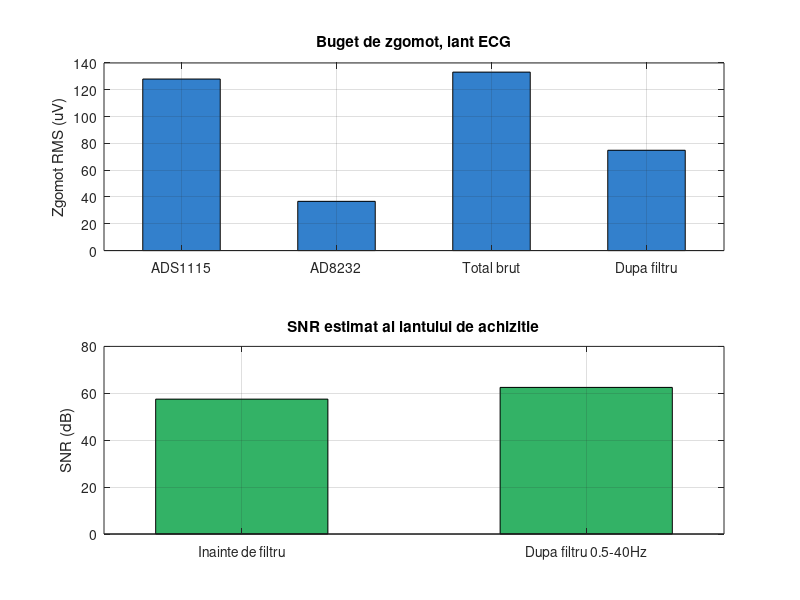

The MATLAB source for this figure: (Note: this script raises an error after producing the figure.)
%
%  08_zgomot_snr.m
% VitalMonitor. Buget de zgomot si SNR pentru lantul de achizitie ECG
%                   AD8232 -> ADS1115 (16-bit, 250 SPS) -> Butterworth 0.5-40Hz
%
%  Caracter: estimare din valorile de catalog (proof of concept), nu
%  masuratoare. Foloseste GAIN_TWOTHIRDS (+-6.144V) ca in config.h.
%  Rulare: Run in MATLAB.
%
clear; clc; close all;

% ADS1115
Vref = 6.144; N = 16; Fs = 250;
LSB  = Vref / 2^(N-1);                 % GAIN_TWOTHIRDS
SNR_ideal = 6.02*N + 1.76;
noise_adc_uV = 128;                    % uV RMS, datasheet ADS1115 @ 250 SPS

fprintf(' ADS1115 \n');
fprintf('  LSB = %.2f uV  |  SNR ideal 16-bit = %.1f dB\n', LSB*1e6, SNR_ideal);
fprintf('  Zgomot @250 SPS = %.0f uV RMS = %.2f LSB\n', noise_adc_uV, noise_adc_uV/(LSB*1e6));

% AD8232
G = 100; en = 30e-9; BW = 150;
noise_in_uV  = en*sqrt(BW)*1e6;
noise_out_uV = noise_in_uV*G;
fprintf('\n AD8232 \n');
fprintf('  Gain=%d, en=%.0f nV/sqrt(Hz) -> zgomot iesire %.1f uV RMS\n', G, en*1e9, noise_out_uV);

% Zgomot total si SNR
noise_tot_uV = sqrt(noise_adc_uV^2 + noise_out_uV^2);
Vrpeak_mV = 1.0; V_adc_mV = Vrpeak_mV*G;
SNR_raw = 20*log10((V_adc_mV*1e-3)/(noise_tot_uV*1e-6));
BWf = 40-0.5; SNR_gain = 10*log10((Fs/2)/BWf);
SNR_filt = SNR_raw + SNR_gain;
noise_filt_uV = noise_tot_uV*sqrt(BWf/(Fs/2));

fprintf('\n SNR (estimat) \n');
fprintf('  Zgomot total brut: %.1f uV RMS\n', noise_tot_uV);
fprintf('  SNR inainte de filtru: %.1f dB\n', SNR_raw);
fprintf('  Banda filtru 0.5-40 Hz -> reducere zgomot %.1f dB\n', SNR_gain);
fprintf('  SNR dupa filtru: %.1f dB (zgomot %.1f uV RMS)\n', SNR_filt, noise_filt_uV);
fprintf('  Semnal minim detectabil (SNR>6dB): %.1f uV la electrozi\n', noise_filt_uV*10^(6/20)/G);

figure('Name','SNR achizitie','Position',[60 60 950 560]);
subplot(2,1,1);
  v=[noise_adc_uV, noise_out_uV, noise_tot_uV, noise_filt_uV];
  bar(v,0.5,'FaceColor',[0.2 0.5 0.8]); grid on;
  set(gca,'XTickLabel',{'ADS1115','AD8232','Total brut','Dupa filtru'});
  ylabel('Zgomot RMS (uV)'); title('Buget de zgomot, lant ECG');
subplot(2,1,2);
  bar([SNR_raw SNR_filt],0.5,'FaceColor',[0.2 0.7 0.4]); grid on;
  set(gca,'XTickLabel',{'Inainte de filtru','Dupa filtru 0.5-40Hz'});
  ylabel('SNR (dB)'); ylim([0 80]); title('SNR estimat al lantului de achizitie');
sgtitle('Fig. Buget de zgomot si SNR (estimare din catalog, proof of concept)');
